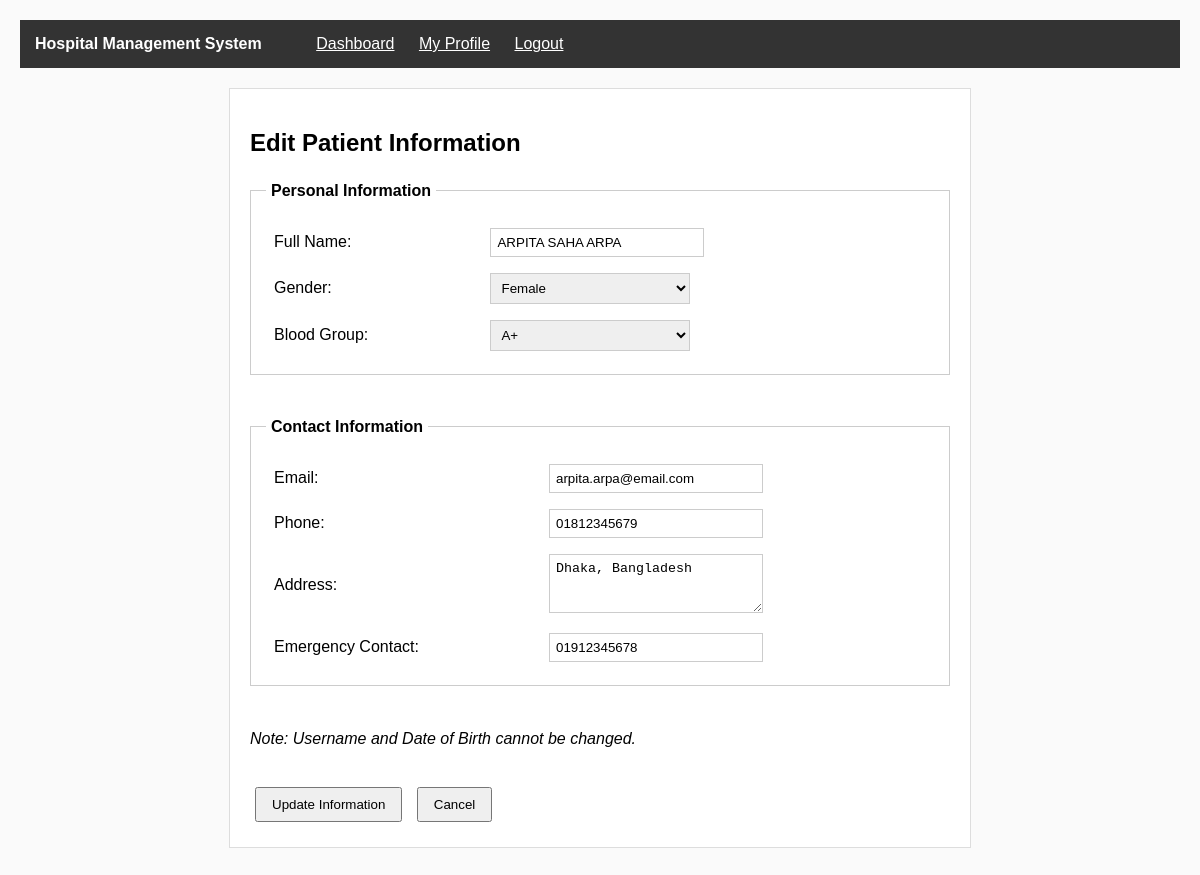
/view/patient_edit.php?id=1 (signed in), run on the app's committed database.
### tables this page shows
CREATE TABLE users (
  id INT AUTO_INCREMENT PRIMARY KEY,
  full_name VARCHAR(100) NOT NULL,
  email VARCHAR(100) NOT NULL,
  phone VARCHAR(20) NOT NULL,
  username VARCHAR(50) NOT NULL UNIQUE,
  password VARCHAR(255) NOT NULL,
  role VARCHAR(20) NOT NULL,
  profile_picture VARCHAR(255),
  original_picture_name VARCHAR(255),
  address TEXT,
  registration_date TIMESTAMP DEFAULT CURRENT_TIMESTAMP
);

CREATE TABLE patients (
  id INT AUTO_INCREMENT PRIMARY KEY,
  user_id INT NOT NULL,
  date_of_birth DATE,
  gender VARCHAR(10),
  blood_group VARCHAR(5),
  address TEXT,
  emergency_contact VARCHAR(20),
  medical_history TEXT,
  FOREIGN KEY (user_id) REFERENCES users(id)
);

### model/patientModel.php (called while the page is built, shortened)
<?php
function getPatientById($id)
{
    $con = getConnection();
    $sql = "SELECT * FROM patients WHERE id='{$id}'";
    $result = mysqli_query($con, $sql);
    if (mysqli_num_rows($result) == 1) {
        return mysqli_fetch_assoc($result);
    } else {
        return false;
    }
}
?>

### model/userModel.php (called while the page is built, shortened)
<?php
function getUserById($id)
{
    $con = getConnection();
    $sql = "SELECT * FROM users WHERE id='{$id}'";
    $result = mysqli_query($con, $sql);
    if (mysqli_num_rows($result) == 1) {
        return mysqli_fetch_assoc($result);
    } else {
        return false;
    }
}
?>

### view/patient_edit.php (the view, shortened to what this page needs)
<?php
require_once('../model/patientModel.php');
require_once('../model/userModel.php');
$patient_id = isset($_GET['id']) ? $_GET['id'] : 0;
$patient = getPatientById($patient_id);
$user = getUserById($patient['user_id']);
?>
<!DOCTYPE html>
<html lang="en">
<head>
    <link rel="stylesheet" href="../assets/css/style.css">
</head>
<body>
    <div class="navbar">
        <span class="navbar-title">Hospital Management System</span>
        <a href="dashboard_admin.php" class="navbar-link">Dashboard</a>
        <a href="profile_view.php" class="navbar-link">My Profile</a>
        <a href="../controller/logout.php" class="navbar-link">Logout</a>
    </div>
    <div class="main-container">
        <h2>Edit Patient Information</h2>
        <form method="POST" action="../controller/edit_patient.php" onsubmit="return validatePatientEditForm(this)">
            <fieldset>
                <legend>Personal Information</legend>
                <table cellpadding="5">
                    <tr>
                        <td>Full Name:</td>
                        <td><input type="text" name="full_name" value="<?php echo $user['full_name']; ?>" required
                                onblur="validateName(this)"></td>
                    </tr>
                    <tr>
                        <td>Gender:</td>
                        <td>
                            <select name="gender" required>
                                <option value="Female" <?php echo $patient['gender'] == 'Female' ? 'selected' : ''; ?>>
                                    Female</option>
                            </select>
                        </td>
                    </tr>
                    <tr>
                        <td>Blood Group:</td>
                        <td>
                            <select name="blood_group">
                                <option value="A+" <?php echo $patient['blood_group'] == 'A+' ? 'selected' : ''; ?>>A+
                                </option>
                            </select>
                        </td>
                    </tr>
                </table>
            </fieldset>
            <br>
            <fieldset>
                <legend>Contact Information</legend>
                <table cellpadding="5">
                    <tr>
                        <td>Email:</td>
                        <td><input type="email" name="email" value="<?php echo $user['email']; ?>" required
                                onblur="validateEmail(this)"></td>
                    </tr>
                    <tr>
                        <td>Phone:</td>
                        <td><input type="tel" name="phone" value="<?php echo $user['phone']; ?>" required
                                onblur="validatePhone(this)"></td>
                    </tr>
                    <tr>
                        <td>Address:</td>
                        <td><textarea name="address" rows="3" cols="40"><?php echo $patient['address']; ?></textarea>
                        </td>
                    </tr>
                    <tr>
                        <td>Emergency Contact:</td>
                        <td><input type="tel" name="emergency_contact"
                                value="<?php echo $patient['emergency_contact']; ?>"></td>
                    </tr>
                </table>
            </fieldset>
            <br>
            <p><i>Note: Username and Date of Birth cannot be changed.</i></p>
            <br>
            <div>
                <input type="submit" name="submit" value="Update Information">
                <a href="patient_view.php?id=<?php echo $patient['id']; ?>"><button type="button">Cancel</button></a>
            </div>
        </form>
    </div>
</body>
</html>

### assets/css/style.css (style rules this page uses)
body { margin: 0; padding: 20px; background-color: #fafafa; font-family: Arial, sans-serif; }
.main-container { width: 700px; margin: 20px auto; padding: 20px; background-color: white; border: 1px solid #ddd; }
.navbar { background-color: #333; color: white; padding: 15px; margin-bottom: 20px; }
.navbar-title { margin-right: 30px; font-weight: bold; }
.navbar-link { color: white; margin-left: 20px; }
fieldset { padding: 15px; margin: 10px 0; border: 1px solid #ccc; }
legend { font-weight: bold; padding: 5px; }
table { width: 100%; border-collapse: collapse; }
td { padding: 8px; }
input[type="text"], input[type="email"], input[type="password"], input[type="tel"], input[type="number"], input[type="date"], textarea, select { width: 200px; padding: 6px; border: 1px solid #ccc; }
input[type="submit"], button { padding: 8px 15px; margin: 5px; cursor: pointer; }
a { color: blue; }

### data on the page
users: full_name "ARPITA SAHA ARPA", email "arpita.arpa@email.com", phone "01812345679"
patients: gender "Female", blood_group "A+", address "Dhaka, Bangladesh", emergency_contact "01912345678"
